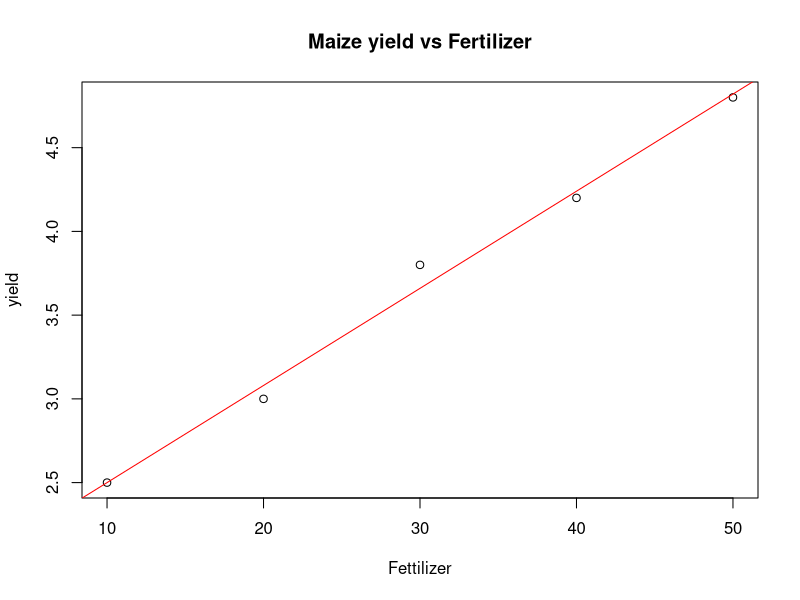

Recreate this plot in R.
fertilizer <- c(10,20,30,40,50)
yield <- c(2.5, 3.0, 3.8, 4.2, 4.8)
model <- lm(yield ~ fertilizer)
summary(model)


anova(model)

plot(fertilizer, yield, main= "Maize yield vs Fertilizer", xlab="Fettilizer", ylab="yield")
abline(model, col="red")